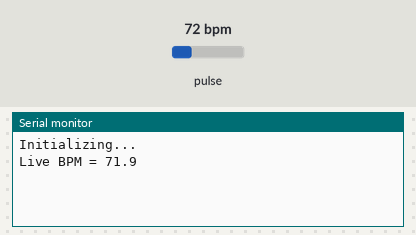
Bench run of a sketch on a simulated Arduino Uno, built with avr-gcc and run on an emulated ATmega328P. Parts: the last lines printed to the serial monitor. Inputs (shaded band) come from the test bench; at power-on: pulse 72 bpm.

Above: at 1.2 s.
1.3 s: pulse set to 42 bpm
At 2.7 s:
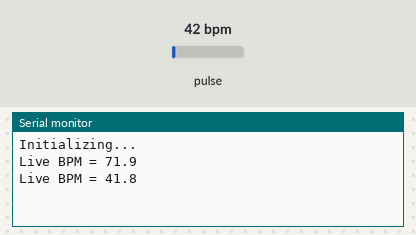
2.8 s: pulse set to 70 bpm
At 3.9 s:
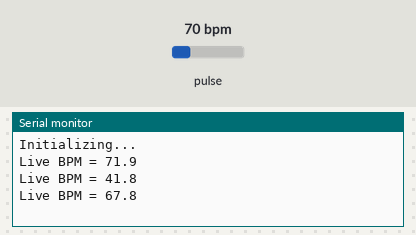
Timing chart, 0 to 5.8 s (numbered marks = the images above; inputs shaded):
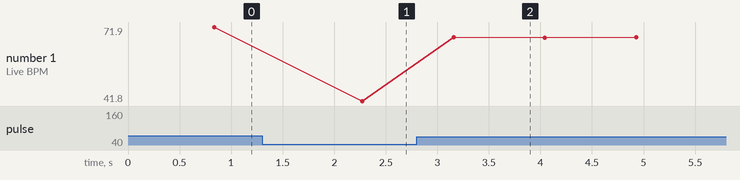

Measured:
- after the input at 1.3 s, the serial monitor: prints a new line after 0.97 s (image 1)
- after the input at 2.8 s, the serial monitor: prints a new line after 0.36 s (image 2)
- plotted number 1: 71.9 → 41.8 after the input at 1.3 s, 41.8 → 67.7 after the input at 2.8 s

The sketch:

ppg_sensor.ino
```cpp
#include <Wire.h>
#include "MAX30105.h"
#include "heartRate.h"
#define BEAT_THRESHOLD  4000   // tune between 3000–6000 for your clip test

MAX30105 particleSensor;

long lastBeat = 0;
float beatsPerMinute;

void setup()
{
  Serial.begin(9600);
  Serial.println("Initializing...");

  if (!particleSensor.begin(Wire, I2C_SPEED_FAST))
  {
    Serial.println("MAX30105 not found. Check wiring.");
    while (1);
  }

  // Stronger red LED for deeper penetration (Especially Cattle)
  particleSensor.setup();
  particleSensor.setPulseAmplitudeRed(0x1F);
  particleSensor.setPulseAmplitudeGreen(0);
}

void loop()
{
  long irValue = particleSensor.getIR();

  // Toleransi Infrared Partikel
  if (irValue < 20000) {
    Serial.println("No ear contact");
    delay(100);
    return;
  }

  // optional high‑pass to remove baseline drift
  static float prevIR = 0;
  float filteredIR = irValue - 0.99 * prevIR;
  prevIR = irValue;

  if (checkForBeat(filteredIR))
  {
    // compute instantaneous BPM
    unsigned long now = millis();
    unsigned long delta = now - lastBeat;
    lastBeat = now;

    beatsPerMinute = 60.0 / (delta / 1000.0);

    // only valid bovine HR
    if (beatsPerMinute > 30 && beatsPerMinute < 100)
    {
      Serial.print("Live BPM = ");
      Serial.println(beatsPerMinute, 1);
    }
  }
  delay(20);
}
```
